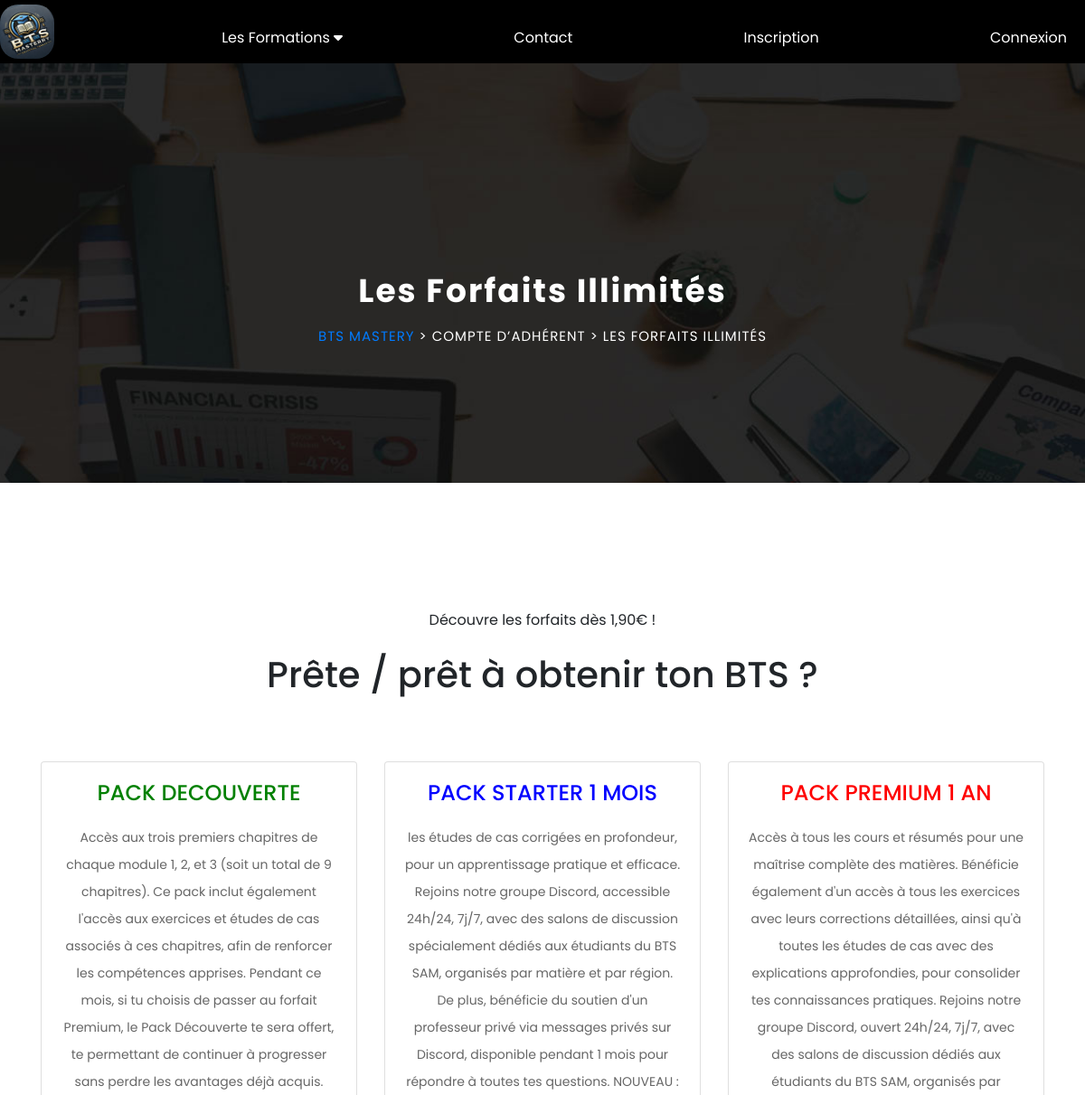
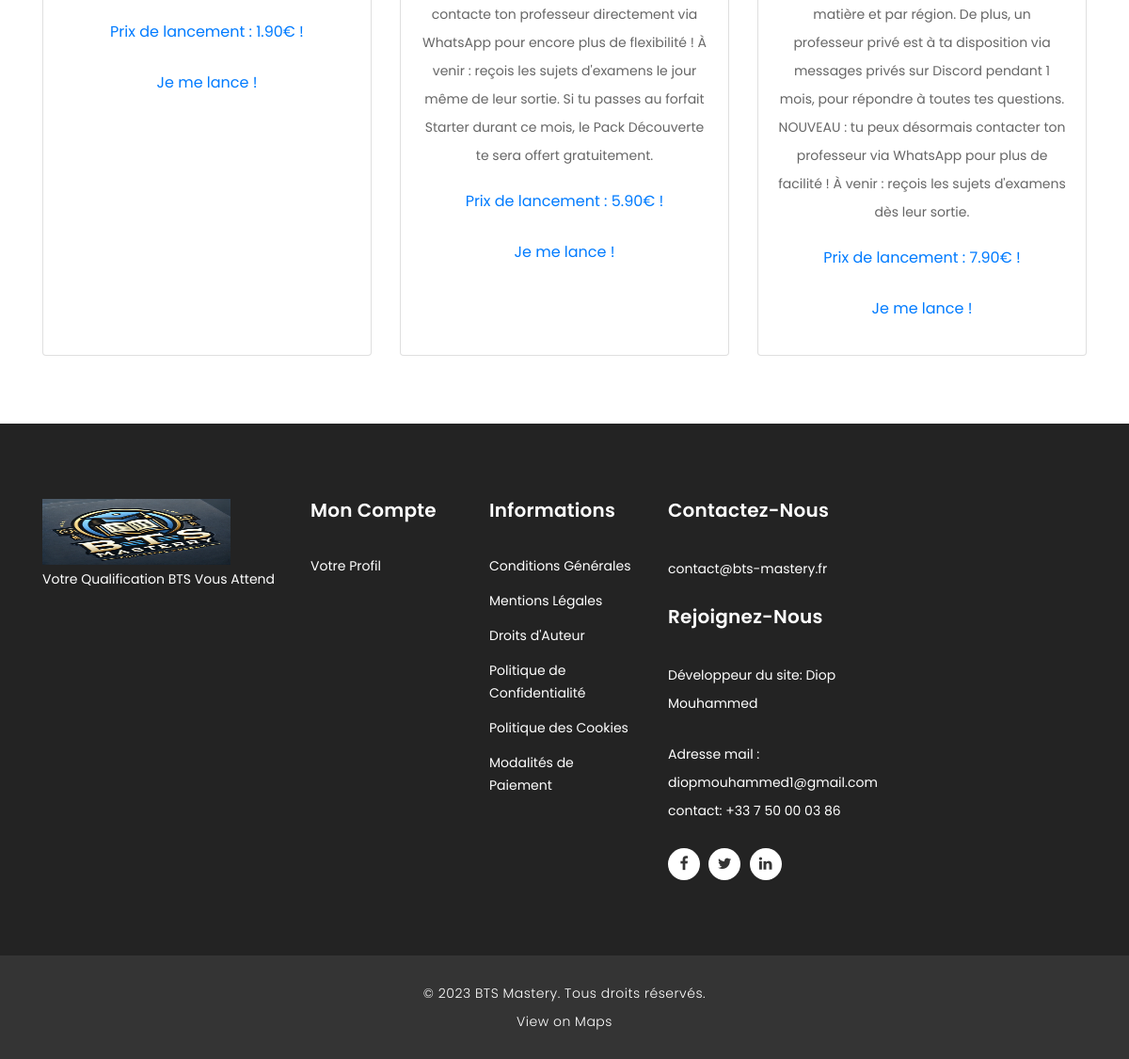
Page /abonnement.php on the committed database (2 pictures, top to bottom).
### tables this page shows
CREATE TABLE `abonnements` (
  `id` int(11) NOT NULL,
  `nom` varchar(255) NOT NULL,
  `prix` decimal(10,2) NOT NULL,
  `duree_jours` int(11) NOT NULL,
  `description` text NOT NULL
);

### abonnement.php (the view, shortened to what this page needs)
<?php
require "includes/header.php";
$servername = "localhost";
$username = "root";
$password = "";
$dbname = "bts_express";
$conn = new mysqli($servername, $username, $password, $dbname);
$sql = "SELECT nom, prix, duree_jours, description FROM abonnements";
$result = $conn->query($sql);
?>
<!DOCTYPE html>
<html lang="en">
<head>
</head>
<body>
<div class="page-heading header-text">
  <div class="container">
    <div class="row">
      <div class="col-md-12">
        <h1>Les forfaits illimités</h1>
        <span><a href="index.php">BTS Mastery</a> > Compte d’adhérent > Les forfaits illimités</span>
      </div>
    </div>
  </div>
</div>
<div class="more-info about-info">
  <div class="container">
    <div class="service-item text-center">
      <span>Découvre les forfaits dès 1,90€ !</span>
      <br>
      <h1>Prête / prêt à obtenir ton BTS ?</h1>
      <br>
    </div>
  </div>
</div>
<div class="container my-5">
  <div class="row justify-content-center">
    <?php
    if ($result->num_rows > 0) {
      while($row = $result->fetch_assoc()) {
        $color = $row['nom'] == 'PACK DECOUVERTE' ? 'green' : ($row['nom'] == 'PACK STARTER 1 MOIS' ? 'blue' : 'red');
        $link = $row['nom'] == 'PACK DECOUVERTE' ? 'PayPal/checkout.html' : ($row['nom'] == 'PACK STARTER 1 MOIS' ? 'PayPal/checkout2.html' : 'PayPal/checkout3.html');
        echo "
        <div class='col-md-4 mb-4'>
          <div class='card h-100 animated-card'>
            <div class='card-body text-center'>
              <h2 style='color: $color;'>{$row['nom']}</h2>
              <p>{$row['description']}</p>
              <a href='$link' class='btn btn-$color mb-3'>Prix de lancement : {$row['prix']}€ !</a>
              <a href='$link' class='btn btn-outline-$color'>Je me lance !</a>
            </div>
          </div>
        </div>";
      }
    } else {
      echo "<p>No abonnements found</p>";
    }
    ?>
  </div>
</div>
<?php require "includes/footer.php"; ?>
<div class="sub-footer">
  <div class="container">
    <div class="row">
      <div class="col-md-12">
        <p>&copy; 2023 BTS Mastery. Tous droits réservés.
          <br>
          <a rel="nofollow noopener" href="https://themewagon.com" target="_blank">View on Maps</a>
        </p>
      </div>
    </div>
  </div>
</div>
</body>
</html>

### includes/header.php (shortened to what this page needs)
<!DOCTYPE html>
<html lang="fr">
<head>
    <link rel="stylesheet" href="https://cdnjs.cloudflare.com/ajax/libs/font-awesome/6.0.0/css/all.min.css">
    <link rel="stylesheet" href="assets/css/bootstrap.min.css">
    <link rel="stylesheet" href="assets/css/fontawesome.css">
    <link rel="stylesheet" href="assets/css/templatemo-finance-business.css">
    <link rel="stylesheet" href="assets/css/owl.css">
    <link rel="stylesheet" href="assets/css/custom.css">
</head>
<body>
    <nav>
        <ul class="hfe-nav-menu__layout-horizontal">
            <a class="navbar-brand" href="index.php">
                <img src="assets/images/logo.webp" class= "mylog" >
            </a>
            <li class="menu-item hfe-has-submenu">
                <a href="#" class="hfe-menu-item">Les Formations
                    <span class='hfe-menu-toggle sub-arrow'><i class='fa-solid fa-caret-down'></i></span>
                </a>
            </li>
            <li class="menu-item hfe-has-submenu">
                <a href="contact.php" class="hfe-menu-item">Contact
                </a>
            </li>
            <?php
            if (isset($_SESSION['ID'])) {
                echo '
                <li class="menu-item hfe-has-submenu">
                    <a href="#" class="hfe-menu-item">Mon compte
                        <span class="hfe-menu-toggle sub-arrow">
                            <i class="fa-solid fa-caret-down"></i>
                        </span>
                    </a>
                    <ul class="sub-menu ko">
                        <li class="menu-item">
                            <a href="profil.php" class="hfe-sub-menu-item">Modifier mon profil</a>
                        </li>
                        <li class="menu-item">
                            <a href="logout.php" class="hfe-sub-menu-item">Déconnexion</a>
                        </li>
                    </ul>
                </li>';
            } else {
                echo '<li class="menu-item">
                    <a href="register.php" class="hfe-menu-item">Inscription</a>
                </li>
                <li class="menu-item">
                    <a href="login.php" class="hfe-menu-item">Connexion</a>
                </li>';
            }
            ?>
        </ul>
    </nav>
</body>
</html>

### includes/footer.php (shortened to what this page needs)
<!DOCTYPE html>
<html lang="fr">
<head>
    <link href="vendor/bootstrap/css/bootstrap.min.css" rel="stylesheet">
    <link rel="stylesheet" href="assets/css/fontawesome.css">
    <link rel="stylesheet" href="assets/css/templatemo-finance-business.css">
    <link rel="stylesheet" href="assets/css/owl.css">
    <link rel="stylesheet" href="assets/css/custom.css">
</head>
<body>
    <footer>
        <div class="container">
            <div class="row">
                <div class="col-md-3 footer-item">
                    <img src="assets/images/logo.webp" width="200pm" height="70pm" alt="Logo BTS">
                    <p>Votre Qualification BTS Vous Attend</p>
                </div>
                <div class="col-md-2 footer-item">
                    <h4>Mon Compte</h4>
                    <ul class="menu-list">
                        <li><a href="profil.php">Votre Profil</a></li>
                    </ul>
                </div>
                <div class="col-md-2 footer-item">
                    <h4>Informations</h4>
                    <ul class="menu-list">
                        <li><a href="conditions.php">Conditions Générales</a></li>
                        <li><a href="mentions.php">Mentions Légales</a></li>
                        <li><a href="droit.php">Droits d'Auteur</a></li>
                        <li><a href="confidentialite.php">Politique de Confidentialité</a></li>
                        <li><a href="cookies.php">Politique des Cookies</a></li>
                        <li><a href="modalite.php">Modalités de Paiement</a></li>
                    </ul>
                </div>
                <div class="col-md-3 footer-item last-item">
                    <h4>Contactez-Nous</h4>
                    <p>contact@bts-mastery.fr</p>
                    <br>
                    <h4>Rejoignez-Nous</h4>
                    <p>  Développeur du site: Diop Mouhammed</p><br>
                    <p> Adresse mail : diopmouhammed1@gmail.com</p>
                    <p>contact: +33 7 50 00 03 86</p>
                    <ul class="social-icons">
                        <li><a rel="nofollow" href="#" target="_blank"><i class="fa fa-facebook"></i></a></li>
                        <li><a href="https://twitter.com/Muhamed__D"><i class="fa fa-twitter"></i></a></li>
                        <li><a href="https://www.linkedin.com/in/mouhammed-diop-659998200/"><i class="fa fa-linkedin"></i></a></li>
                    </ul>
                </div>
            </div>
        </div>
    </footer>
</body>
</html>

### assets/css/templatemo-finance-business.css (style rules this page uses)
body { font-family: 'Poppins', sans-serif; overflow-x: hidden; text-rendering: optimizeLegibility; -webkit-font-smoothing: antialiased; -moz-osx-font-smoothing: grayscale; }
p { margin-bottom: 0px; font-size: 14px; color: #666666; line-height: 30px; }
a { text-decoration: none!important; }
ul { padding: 0; margin: 0; list-style: none; }
h1,h2,h3,h4,h5,h6 { margin: 0px; }
*, *:before, *:after { -webkit-box-sizing: border-box; box-sizing: border-box; -webkit-font-smoothing: antialiased; -moz-osx-font-smoothing: grayscale; }
.more-info { margin-top: 140px; }
footer { background-color: #232323; padding: 80px 0px; color: #fff; }
footer h4 { color: #fff; font-size: 20px; font-weight: 600; letter-spacing: 0.25px; margin-bottom: 35px; }
footer p { color: #fff; }
footer ul.social-icons { margin-top: 25px; }
footer ul.social-icons li { display: inline-block; margin-right: 5px; }
footer ul.social-icons li:last-child { margin-right: 0px; }
footer ul.social-icons li a { width: 34px; height: 34px; display: inline-block; line-height: 34px; text-align: center; background-color: #fff; color: #343434; border-radius: 50%; transition: all 0.3s; }
footer ul.menu-list li { margin-bottom: 13px; }
footer ul.menu-list li:last-child { margin-bottom: 0px; }
footer ul.menu-list li a { font-size: 14px; color: #fff; transition: all 0.3s; }
.sub-footer { background-color: #343434; text-align: center; padding: 25px 0px; }
.sub-footer p { color: #fff; font-weight: 300; letter-spacing: 0.5px; }
.sub-footer a { color: #fff; }
.page-heading { text-align: center; background-image: url(../images/page-heading-bg.jpg); background-position: center center; background-repeat: no-repeat; background-size: cover; padding: 230px 0px 150px 0px; color: #fff; }
.page-heading h1 { text-transform: capitalize; font-size: 36px; font-weight: 700; letter-spacing: 2px; margin-bottom: 18px; }
.page-heading span { font-size: 15px; text-transform: uppercase; letter-spacing: 1px; color: #fff; display: block; }

### assets/css/custom.css (style rules this page uses)
.service-item h1 { text-align: center; width: 100%; }
.service-item span { display: block; text-align: center; width: 100%; }
nav { top: 0; width: 100%; z-index: 1000; background-color: white; }

### includes/header.php (style rules this page uses)
.hfe-nav-menu__layout-horizontal { display: flex; list-style-type: none; padding: 0; margin: 0; background-color: black; justify-content: space-between; }
.hfe-nav-menu__layout-horizontal > li { position: relative; margin-top: 15px; }
.hfe-menu-item { display: block; padding: 15px 20px; text-decoration: none; color: white; transition: background-color 0.3s; }
.mylog { height: 60px; width: 60px; border-radius: 20px; }

### abonnement.php (style rules this page uses)
.animated-card { transition: transform 0.3s, box-shadow 0.3s; }
.card h2 { font-size: 1.5em; margin-bottom: 20px; }
.card p { margin-bottom: 15px; }
.card .btn { margin-bottom: 10px; }

### rows in the picture
abonnements: nom "PACK DECOUVERTE", description "Accès aux trois premiers chapitres de chaque module 1, 2, et 3 (soit un total de 9 chapitres). Ce pack inclut également l'accès aux exercices et études de cas associés à ces chapitres, afin de renforcer les compétences apprises. Pendant ce mois, si tu choisis de passer au forfait Premium, le Pack Découverte te sera offert, te permettant de continuer à progresser sans perdre les avantages déjà acquis.", prix "1.90"
abonnements: nom "PACK STARTER 1 MOIS", description "les études de cas corrigées en profondeur, pour un apprentissage pratique et efficace. Rejoins notre groupe Discord, accessible 24h/24, 7j/7, avec des salons de discussion spécialement dédiés aux étudiants du BTS SAM, organisés par matière et par région. De plus, bénéficie du soutien d'un professeur privé via messages privés sur Discord, disponible pendant 1 mois pour répondre à toutes tes questions. NOUVEAU : contacte ton professeur directement via WhatsApp pour encore plus de flexibilité ! À venir : reçois les sujets d'examens le jour même de leur sortie. Si tu passes au forfait Starter durant ce mois, le Pack Découverte te sera offert gratuitement.", prix "5.90"
abonnements: nom "PACK PREMIUM 1 AN", description "Accès à tous les cours et résumés pour une maîtrise complète des matières. Bénéficie également d'un accès à tous les exercices avec leurs corrections détaillées, ainsi qu'à toutes les études de cas avec des explications approfondies, pour consolider tes connaissances pratiques. Rejoins notre groupe Discord, ouvert 24h/24, 7j/7, avec des salons de discussion dédiés aux étudiants du BTS SAM, organisés par matière et par région. De plus, un professeur privé est à ta disposition via messages privés sur Discord pendant 1 mois, pour répondre à toutes tes questions. NOUVEAU : tu peux désormais contacter ton professeur via WhatsApp pour plus de facilité ! À venir : reçois les sujets d'examens dès…", prix "7.90"
